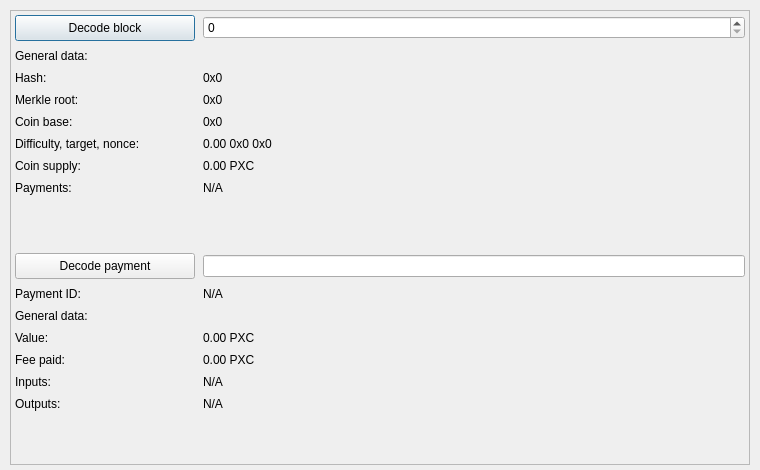
<?xml version="1.0" encoding="UTF-8"?>
<ui version="4.0">
 <class>BlockExplorer</class>
 <widget class="QDialog" name="BlockExplorer">
  <property name="windowModality">
   <enum>Qt::NonModal</enum>
  </property>
  <property name="enabled">
   <bool>true</bool>
  </property>
  <property name="geometry">
   <rect>
    <x>0</x>
    <y>0</y>
    <width>760</width>
    <height>470</height>
   </rect>
  </property>
  <property name="sizePolicy">
   <sizepolicy hsizetype="Fixed" vsizetype="Preferred">
    <horstretch>0</horstretch>
    <verstretch>0</verstretch>
   </sizepolicy>
  </property>
  <property name="minimumSize">
   <size>
    <width>0</width>
    <height>0</height>
   </size>
  </property>
  <property name="acceptDrops">
   <bool>false</bool>
  </property>
  <property name="windowTitle">
   <string>Block Explorer</string>
  </property>
  <layout class="QGridLayout">
   <property name="sizeConstraint">
    <enum>QLayout::SetMaximumSize</enum>
   </property>
   <property name="leftMargin">
    <number>10</number>
   </property>
   <property name="topMargin">
    <number>10</number>
   </property>
   <property name="rightMargin">
    <number>10</number>
   </property>
   <property name="bottomMargin">
    <number>5</number>
   </property>
   <item row="0" column="0">
    <widget class="QScrollArea" name="scrollArea">
     <property name="widgetResizable">
      <bool>true</bool>
     </property>
     <widget class="QWidget" name="blockWidget">
      <property name="geometry">
       <rect>
        <x>0</x>
        <y>0</y>
        <width>736</width>
        <height>451</height>
       </rect>
      </property>
      <layout class="QGridLayout" name="blockGrid">
       <property name="margin">
        <number>4</number>
       </property>
       <property name="spacing">
        <number>8</number>
       </property>
       <item row="1" column="0">
        <widget class="QPushButton" name="blockButton">
         <property name="sizePolicy">
          <sizepolicy hsizetype="Fixed" vsizetype="Fixed">
           <horstretch>0</horstretch>
           <verstretch>0</verstretch>
          </sizepolicy>
         </property>
         <property name="minimumSize">
          <size>
           <width>180</width>
           <height>26</height>
          </size>
         </property>
         <property name="text">
          <string>Decode block</string>
         </property>
        </widget>
       </item>
       <item row="1" column="1">
        <widget class="QSpinBox" name="numberBox">
         <property name="sizePolicy">
          <sizepolicy hsizetype="MinimumExpanding" vsizetype="Fixed">
           <horstretch>0</horstretch>
           <verstretch>0</verstretch>
          </sizepolicy>
         </property>
         <property name="minimumSize">
          <size>
           <width>500</width>
           <height>0</height>
          </size>
         </property>
         <property name="maximum">
          <number>99999999</number>
         </property>
        </widget>
       </item>
       <item row="2" column="0">
        <widget class="QLabel" name="blockTimeText">
         <property name="text">
          <string>General data:</string>
         </property>
        </widget>
       </item>
       <item row="2" column="1">
        <widget class="QLabel" name="blockTimeData">
         <property name="textInteractionFlags">
          <set>Qt::LinksAccessibleByMouse|Qt::TextSelectableByMouse</set>
         </property>
        </widget>
       </item>
       <item row="3" column="0">
        <widget class="QLabel" name="hashText">
         <property name="text">
          <string>Hash:</string>
         </property>
        </widget>
       </item>
       <item row="3" column="1">
        <widget class="QLabel" name="hashData">
         <property name="enabled">
          <bool>true</bool>
         </property>
         <property name="sizePolicy">
          <sizepolicy hsizetype="Preferred" vsizetype="Preferred">
           <horstretch>0</horstretch>
           <verstretch>0</verstretch>
          </sizepolicy>
         </property>
         <property name="text">
          <string>0x0</string>
         </property>
         <property name="textInteractionFlags">
          <set>Qt::LinksAccessibleByMouse|Qt::TextSelectableByMouse</set>
         </property>
        </widget>
       </item>
       <item row="4" column="0">
        <widget class="QLabel" name="merkleText">
         <property name="text">
          <string>Merkle root:</string>
         </property>
        </widget>
       </item>
       <item row="4" column="1">
        <widget class="QLabel" name="merkleData">
         <property name="sizePolicy">
          <sizepolicy hsizetype="Preferred" vsizetype="Preferred">
           <horstretch>0</horstretch>
           <verstretch>0</verstretch>
          </sizepolicy>
         </property>
         <property name="text">
          <string>0x0</string>
         </property>
         <property name="textInteractionFlags">
          <set>Qt::LinksAccessibleByMouse|Qt::TextSelectableByMouse</set>
         </property>
        </widget>
       </item>
       <item row="5" column="0">
        <widget class="QLabel" name="baseText">
         <property name="text">
          <string>Coin base:</string>
         </property>
        </widget>
       </item>
       <item row="5" column="1">
        <widget class="QLabel" name="baseData">
         <property name="sizePolicy">
          <sizepolicy hsizetype="Preferred" vsizetype="Preferred">
           <horstretch>0</horstretch>
           <verstretch>0</verstretch>
          </sizepolicy>
         </property>
         <property name="text">
          <string>0x0</string>
         </property>
         <property name="textInteractionFlags">
          <set>Qt::LinksAccessibleByMouse|Qt::TextSelectableByMouse</set>
         </property>
        </widget>
       </item>
       <item row="6" column="0">
        <widget class="QLabel" name="diffText">
         <property name="text">
          <string>Difficulty, target, nonce:</string>
         </property>
        </widget>
       </item>
       <item row="6" column="1">
        <widget class="QLabel" name="diffData">
         <property name="text">
          <string>0.00 0x0 0x0</string>
         </property>
         <property name="textInteractionFlags">
          <set>Qt::LinksAccessibleByMouse|Qt::TextSelectableByMouse</set>
         </property>
        </widget>
       </item>
       <item row="7" column="0">
        <widget class="QLabel" name="coinSupplyText">
         <property name="text">
          <string>Coin supply:</string>
         </property>
        </widget>
       </item>
       <item row="7" column="1">
        <widget class="QLabel" name="coinSupplyData">
         <property name="text">
          <string>0.00 PXC</string>
         </property>
         <property name="textInteractionFlags">
          <set>Qt::LinksAccessibleByMouse|Qt::TextSelectableByMouse</set>
         </property>
        </widget>
       </item>
       <item row="8" column="0">
        <widget class="QLabel" name="blockTxText">
         <property name="text">
          <string>Payments:</string>
         </property>
         <property name="alignment">
          <set>Qt::AlignLeading|Qt::AlignLeft|Qt::AlignTop</set>
         </property>
        </widget>
       </item>
       <item row="8" column="1">
        <widget class="QLabel" name="blockTxData">
         <property name="text">
          <string>N/A</string>
         </property>
         <property name="textInteractionFlags">
          <set>Qt::LinksAccessibleByMouse|Qt::TextSelectableByMouse</set>
         </property>
        </widget>
       </item>
       <item row="9" column="0">
        <spacer name="verticalSpacerMiddle">
         <property name="orientation">
          <enum>Qt::Vertical</enum>
         </property>
         <property name="sizeHint" stdset="0">
          <size>
           <width>20</width>
           <height>20</height>
          </size>
         </property>
        </spacer>
       </item>
       <item row="10" column="0">
        <widget class="QPushButton" name="txButton">
         <property name="sizePolicy">
          <sizepolicy hsizetype="Fixed" vsizetype="Fixed">
           <horstretch>0</horstretch>
           <verstretch>0</verstretch>
          </sizepolicy>
         </property>
         <property name="minimumSize">
          <size>
           <width>180</width>
           <height>26</height>
          </size>
         </property>
         <property name="text">
          <string>Decode payment</string>
         </property>
        </widget>
       </item>
       <item row="10" column="1">
        <widget class="QLineEdit" name="txLine">
         <property name="sizePolicy">
          <sizepolicy hsizetype="Preferred" vsizetype="Fixed">
           <horstretch>0</horstretch>
           <verstretch>0</verstretch>
          </sizepolicy>
         </property>
         <property name="inputMask">
          <string comment="Payment ID"/>
         </property>
        </widget>
       </item>
       <item row="11" column="0">
        <widget class="QLabel" name="txText">
         <property name="text">
          <string>Payment ID:</string>
         </property>
        </widget>
       </item>
       <item row="11" column="1">
        <widget class="QLabel" name="txData">
         <property name="text">
          <string>N/A</string>
         </property>
         <property name="textInteractionFlags">
          <set>Qt::LinksAccessibleByMouse|Qt::TextSelectableByMouse</set>
         </property>
        </widget>
       </item>
       <item row="12" column="0">
        <widget class="QLabel" name="txTimeText">
         <property name="text">
          <string>General data:</string>
         </property>
        </widget>
       </item>
       <item row="12" column="1">
        <widget class="QLabel" name="txTimeData">
         <property name="text">
          <string/>
         </property>
         <property name="textInteractionFlags">
          <set>Qt::LinksAccessibleByMouse|Qt::TextSelectableByMouse</set>
         </property>
        </widget>
       </item>
       <item row="13" column="0">
        <widget class="QLabel" name="valueText">
         <property name="text">
          <string>Value:</string>
         </property>
        </widget>
       </item>
       <item row="13" column="1">
        <widget class="QLabel" name="valueData">
         <property name="text">
          <string>0.00 PXC</string>
         </property>
         <property name="textInteractionFlags">
          <set>Qt::LinksAccessibleByMouse|Qt::TextSelectableByMouse</set>
         </property>
        </widget>
       </item>
       <item row="14" column="0">
        <widget class="QLabel" name="feeText">
         <property name="text">
          <string>Fee paid:</string>
         </property>
        </widget>
       </item>
       <item row="14" column="1">
        <widget class="QLabel" name="feeData">
         <property name="text">
          <string>0.00 PXC</string>
         </property>
         <property name="textInteractionFlags">
          <set>Qt::LinksAccessibleByMouse|Qt::TextSelectableByMouse</set>
         </property>
        </widget>
       </item>
       <item row="15" column="0">
        <widget class="QLabel" name="inputText">
         <property name="text">
          <string>Inputs:</string>
         </property>
         <property name="alignment">
          <set>Qt::AlignLeading|Qt::AlignLeft|Qt::AlignTop</set>
         </property>
        </widget>
       </item>
       <item row="15" column="1">
        <widget class="QLabel" name="inputData">
         <property name="text">
          <string>N/A</string>
         </property>
         <property name="alignment">
          <set>Qt::AlignLeading|Qt::AlignLeft|Qt::AlignTop</set>
         </property>
         <property name="textInteractionFlags">
          <set>Qt::LinksAccessibleByMouse|Qt::TextSelectableByMouse</set>
         </property>
        </widget>
       </item>
       <item row="16" column="0">
        <widget class="QLabel" name="outputText">
         <property name="text">
          <string>Outputs:</string>
         </property>
         <property name="alignment">
          <set>Qt::AlignLeading|Qt::AlignLeft|Qt::AlignTop</set>
         </property>
        </widget>
       </item>
       <item row="16" column="1">
        <widget class="QLabel" name="outputData">
         <property name="text">
          <string>N/A</string>
         </property>
         <property name="alignment">
          <set>Qt::AlignLeading|Qt::AlignLeft|Qt::AlignTop</set>
         </property>
         <property name="textInteractionFlags">
          <set>Qt::LinksAccessibleByMouse|Qt::TextSelectableByMouse</set>
         </property>
        </widget>
       </item>
       <item row="17" column="0">
        <spacer name="verticalSpacerBottom">
         <property name="orientation">
          <enum>Qt::Vertical</enum>
         </property>
         <property name="sizeHint" stdset="0">
          <size>
           <width>20</width>
           <height>40</height>
          </size>
         </property>
        </spacer>
       </item>
      </layout>
     </widget>
    </widget>
   </item>
  </layout>
 </widget>
 <resources/>
 <connections/>
</ui>
